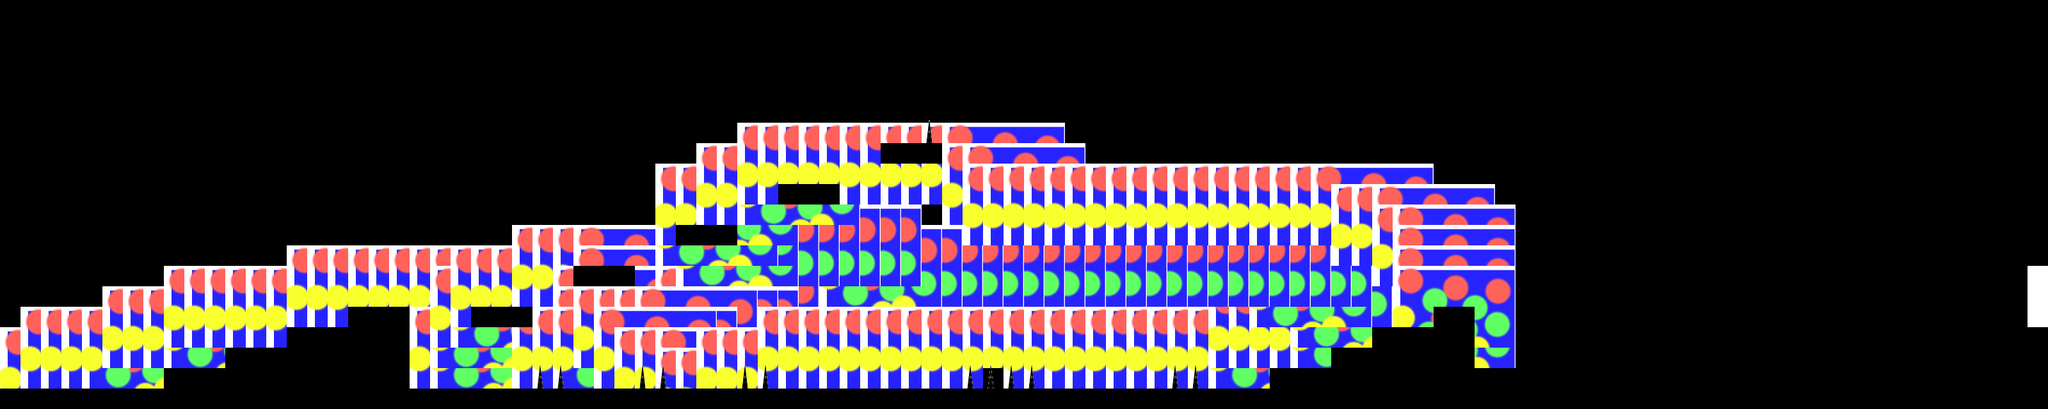

Rendered tile map (Tiled .tmx) drawn with the repository's tilesets; below, a short description and the map source with its tile grids summarised:
An orthogonal 100x20 tile map with 32x32 px tiles, 4 tile layers (fond, sol, fin, obstacles), 3 tilesets.

<map version="1.9" tiledversion="1.9.0" orientation="orthogonal" renderorder="right-down" width="100" height="20" tilewidth="32" tileheight="32" infinite="0" nextlayerid="7" nextobjectid="1">
 <tileset firstgid="1" source="obstacle jeux IPC.tsx" />
 <tileset firstgid="541" source="pics jeu png.tsx" />
 <tileset firstgid="1254" name="truc" tilewidth="32" tileheight="32" tilecount="24" columns="6">
  <image source="truc.png" width="200" height="150" />
 </tileset>
 <layer id="6" name="fond" width="100" height="20">
  <data>[2000 cells, 693 non-empty, 24 distinct tile ids]</data>
 </layer>
 <layer id="1" name="sol" width="100" height="20">
  <data>[2000 cells, 195 non-empty, 1 distinct tile ids]</data>
 </layer>
 <layer id="5" name="fin" width="100" height="20">
  <data>[2000 cells, 3 non-empty, 2 distinct tile ids]</data>
 </layer>
 <layer id="4" name="obstacles" width="100" height="20">
  <data>[2000 cells, 26 non-empty, 2 distinct tile ids]</data>
 </layer>
</map>
